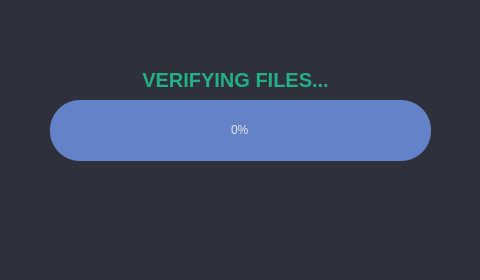
<?xml version="1.0" encoding="UTF-8"?>
<ui version="4.0">
 <class>MainWindow</class>
 <widget class="QMainWindow" name="MainWindow">
  <property name="geometry">
   <rect>
    <x>0</x>
    <y>0</y>
    <width>480</width>
    <height>280</height>
   </rect>
  </property>
  <property name="minimumSize">
   <size>
    <width>480</width>
    <height>280</height>
   </size>
  </property>
  <property name="maximumSize">
   <size>
    <width>480</width>
    <height>280</height>
   </size>
  </property>
  <property name="windowTitle">
   <string>AlphaCopy</string>
  </property>
  <property name="styleSheet">
   <string notr="true">background-color: rgb(46, 48, 59);
color:rgb(220, 220, 220);
border-radius: 10px;</string>
  </property>
  <widget class="QWidget" name="centralwidget">
   <layout class="QVBoxLayout" name="verticalLayout">
    <property name="leftMargin">
     <number>0</number>
    </property>
    <property name="topMargin">
     <number>0</number>
    </property>
    <property name="rightMargin">
     <number>0</number>
    </property>
    <property name="bottomMargin">
     <number>0</number>
    </property>
    <item>
     <widget class="QStackedWidget" name="stackedWidget">
      <property name="currentIndex">
       <number>8</number>
      </property>
      <widget class="QWidget" name="initPage">
       <widget class="QLabel" name="appTitle">
        <property name="geometry">
         <rect>
          <x>30</x>
          <y>20</y>
          <width>421</width>
          <height>61</height>
         </rect>
        </property>
        <property name="font">
         <font>
          <pointsize>30</pointsize>
         </font>
        </property>
        <property name="styleSheet">
         <string notr="true">color: rgb(33, 188, 162);</string>
        </property>
        <property name="text">
         <string>&lt;strong&gt;Alpha&lt;/strong&gt;Copy</string>
        </property>
        <property name="alignment">
         <set>Qt::AlignCenter</set>
        </property>
       </widget>
       <widget class="QLabel" name="logoLabel">
        <property name="geometry">
         <rect>
          <x>140</x>
          <y>100</y>
          <width>191</width>
          <height>81</height>
         </rect>
        </property>
        <property name="styleSheet">
         <string notr="true"/>
        </property>
        <property name="text">
         <string/>
        </property>
        <property name="alignment">
         <set>Qt::AlignCenter</set>
        </property>
       </widget>
       <widget class="QLabel" name="openSourceLb">
        <property name="geometry">
         <rect>
          <x>30</x>
          <y>70</y>
          <width>421</width>
          <height>21</height>
         </rect>
        </property>
        <property name="font">
         <font>
          <pointsize>10</pointsize>
         </font>
        </property>
        <property name="styleSheet">
         <string notr="true">color: rgb(143, 66, 231);</string>
        </property>
        <property name="text">
         <string>&lt;strong&gt;OPEN SOURCE&lt;/strong&gt; PROJECT</string>
        </property>
        <property name="alignment">
         <set>Qt::AlignCenter</set>
        </property>
       </widget>
       <widget class="QPushButton" name="startPB">
        <property name="geometry">
         <rect>
          <x>110</x>
          <y>200</y>
          <width>251</width>
          <height>61</height>
         </rect>
        </property>
        <property name="styleSheet">
         <string notr="true">QPushButton {
    background-color: qlineargradient(spread:pad, x1:0, y1:0, x2:1, y2:1, stop:0 rgba(0, 0, 0, 255), stop:0.0138249 rgba(0, 0, 0, 255), stop:0.0184332 rgba(143, 66, 231, 255), stop:0.976959 rgba(14, 218, 195, 255), stop:1 rgba(255, 255, 255, 255));
	color: rgb(200, 200, 200);
	border-style: none;
	border-radius: 30px;
	text-align: center;
}
QPushButton::pressed {
    background-color: qlineargradient(spread:pad, x1:0, y1:0, x2:1, y2:1, stop:0 rgba(222, 151, 255, 255), stop:1 rgba(54, 237, 216, 255));
	color: rgb(200, 200, 200);
	border-style: none;
	border-radius: 30px;
	text-align: center;
}</string>
        </property>
        <property name="text">
         <string>Start</string>
        </property>
        <property name="shortcut">
         <string>Return</string>
        </property>
        <property name="autoDefault">
         <bool>false</bool>
        </property>
       </widget>
      </widget>
      <widget class="QWidget" name="devNotFound">
       <widget class="QLabel" name="notFoundLb">
        <property name="geometry">
         <rect>
          <x>70</x>
          <y>50</y>
          <width>351</width>
          <height>41</height>
         </rect>
        </property>
        <property name="sizePolicy">
         <sizepolicy hsizetype="Fixed" vsizetype="Preferred">
          <horstretch>0</horstretch>
          <verstretch>0</verstretch>
         </sizepolicy>
        </property>
        <property name="font">
         <font>
          <pointsize>15</pointsize>
         </font>
        </property>
        <property name="styleSheet">
         <string notr="true">color: rgb(255, 0, 4);</string>
        </property>
        <property name="text">
         <string>&lt;html&gt;&lt;head/&gt;&lt;body&gt;&lt;p&gt;&lt;span style=&quot; font-weight:600;&quot;&gt;DEVICES NOT FOUND!&lt;/span&gt;&lt;/p&gt;&lt;/body&gt;&lt;/html&gt;</string>
        </property>
        <property name="alignment">
         <set>Qt::AlignCenter</set>
        </property>
       </widget>
       <widget class="QPushButton" name="scanAgainPB">
        <property name="geometry">
         <rect>
          <x>110</x>
          <y>100</y>
          <width>251</width>
          <height>61</height>
         </rect>
        </property>
        <property name="styleSheet">
         <string notr="true">QPushButton {
    background-color: qlineargradient(spread:pad, x1:0, y1:0, x2:1, y2:1, stop:0 rgba(0, 0, 0, 255), stop:0.0138249 rgba(0, 0, 0, 255), stop:0.0184332 rgba(143, 66, 231, 255), stop:0.976959 rgba(14, 218, 195, 255), stop:1 rgba(255, 255, 255, 255));
	color: rgb(200, 200, 200);
	border-style: none;
	border-radius: 30px;
	text-align: center;
}
QPushButton::pressed {
    background-color: qlineargradient(spread:pad, x1:0, y1:0, x2:1, y2:1, stop:0 rgba(222, 151, 255, 255), stop:1 rgba(54, 237, 216, 255));
	color: rgb(200, 200, 200);
	border-style: none;
	border-radius: 30px;
	text-align: center;
}</string>
        </property>
        <property name="text">
         <string>Scan Again?</string>
        </property>
        <property name="shortcut">
         <string>Return</string>
        </property>
        <property name="autoDefault">
         <bool>false</bool>
        </property>
       </widget>
       <widget class="QLabel" name="notFoundDescriptionLb">
        <property name="geometry">
         <rect>
          <x>60</x>
          <y>100</y>
          <width>331</width>
          <height>17</height>
         </rect>
        </property>
        <property name="font">
         <font>
          <pointsize>11</pointsize>
         </font>
        </property>
        <property name="styleSheet">
         <string notr="true">color: rgb(237, 51, 59);</string>
        </property>
        <property name="text">
         <string/>
        </property>
        <property name="alignment">
         <set>Qt::AlignCenter</set>
        </property>
       </widget>
       <zorder>notFoundLb</zorder>
       <zorder>notFoundDescriptionLb</zorder>
       <zorder>scanAgainPB</zorder>
      </widget>
      <widget class="QWidget" name="foundDevs">
       <widget class="QLabel" name="foundDevicesLb">
        <property name="geometry">
         <rect>
          <x>30</x>
          <y>40</y>
          <width>421</width>
          <height>31</height>
         </rect>
        </property>
        <property name="font">
         <font>
          <pointsize>15</pointsize>
         </font>
        </property>
        <property name="styleSheet">
         <string notr="true">color: rgb(35, 175, 136);</string>
        </property>
        <property name="text">
         <string>&lt;strong&gt;FOUND DEVICES</string>
        </property>
        <property name="alignment">
         <set>Qt::AlignCenter</set>
        </property>
       </widget>
       <widget class="QLabel" name="arrowLb">
        <property name="geometry">
         <rect>
          <x>200</x>
          <y>90</y>
          <width>79</width>
          <height>51</height>
         </rect>
        </property>
        <property name="font">
         <font>
          <pointsize>40</pointsize>
         </font>
        </property>
        <property name="styleSheet">
         <string notr="true">color: rgb(35, 175, 136);</string>
        </property>
        <property name="text">
         <string>&gt;</string>
        </property>
        <property name="alignment">
         <set>Qt::AlignCenter</set>
        </property>
       </widget>
       <widget class="QLineEdit" name="sdLE">
        <property name="enabled">
         <bool>false</bool>
        </property>
        <property name="geometry">
         <rect>
          <x>60</x>
          <y>150</y>
          <width>113</width>
          <height>27</height>
         </rect>
        </property>
        <property name="font">
         <font>
          <pointsize>8</pointsize>
         </font>
        </property>
        <property name="styleSheet">
         <string notr="true">QLineEdit {
	
	color: rgb(200, 200, 200);
	background-color: rgb(46, 48, 69);

}</string>
        </property>
        <property name="text">
         <string/>
        </property>
        <property name="alignment">
         <set>Qt::AlignCenter</set>
        </property>
        <property name="placeholderText">
         <string>SD Label</string>
        </property>
       </widget>
       <widget class="QPushButton" name="makeCopyPB">
        <property name="geometry">
         <rect>
          <x>110</x>
          <y>200</y>
          <width>251</width>
          <height>61</height>
         </rect>
        </property>
        <property name="styleSheet">
         <string notr="true">QPushButton {
    background-color: qlineargradient(spread:pad, x1:0, y1:0, x2:1, y2:1, stop:0 rgba(0, 0, 0, 255), stop:0.0138249 rgba(0, 0, 0, 255), stop:0.0184332 rgba(143, 66, 231, 255), stop:0.976959 rgba(14, 218, 195, 255), stop:1 rgba(255, 255, 255, 255));
	color: rgb(200, 200, 200);
	border-style: none;
	border-radius: 30px;
	text-align: center;
}
QPushButton::pressed {
    background-color: qlineargradient(spread:pad, x1:0, y1:0, x2:1, y2:1, stop:0 rgba(222, 151, 255, 255), stop:1 rgba(54, 237, 216, 255));
	color: rgb(200, 200, 200);
	border-style: none;
	border-radius: 30px;
	text-align: center;
}</string>
        </property>
        <property name="text">
         <string>Make Copy</string>
        </property>
        <property name="shortcut">
         <string>Return</string>
        </property>
       </widget>
       <widget class="QLineEdit" name="hddLE">
        <property name="enabled">
         <bool>false</bool>
        </property>
        <property name="geometry">
         <rect>
          <x>290</x>
          <y>150</y>
          <width>113</width>
          <height>27</height>
         </rect>
        </property>
        <property name="font">
         <font>
          <pointsize>8</pointsize>
         </font>
        </property>
        <property name="styleSheet">
         <string notr="true">QLineEdit {
	
	color: rgb(200, 200, 200);
	background-color: rgb(46, 48, 69);

}</string>
        </property>
        <property name="text">
         <string/>
        </property>
        <property name="alignment">
         <set>Qt::AlignCenter</set>
        </property>
        <property name="placeholderText">
         <string>HDD Label</string>
        </property>
       </widget>
       <widget class="QLabel" name="sdIconLb">
        <property name="geometry">
         <rect>
          <x>63</x>
          <y>80</y>
          <width>101</width>
          <height>61</height>
         </rect>
        </property>
        <property name="text">
         <string/>
        </property>
        <property name="alignment">
         <set>Qt::AlignCenter</set>
        </property>
       </widget>
       <widget class="QLabel" name="hddIconLb">
        <property name="geometry">
         <rect>
          <x>300</x>
          <y>80</y>
          <width>91</width>
          <height>61</height>
         </rect>
        </property>
        <property name="text">
         <string/>
        </property>
        <property name="alignment">
         <set>Qt::AlignCenter</set>
        </property>
       </widget>
      </widget>
      <widget class="QWidget" name="progBar">
       <widget class="QLabel" name="copyingFileLb">
        <property name="geometry">
         <rect>
          <x>40</x>
          <y>60</y>
          <width>401</width>
          <height>41</height>
         </rect>
        </property>
        <property name="font">
         <font>
          <pointsize>15</pointsize>
         </font>
        </property>
        <property name="styleSheet">
         <string notr="true">color: rgb(35, 175, 136);</string>
        </property>
        <property name="text">
         <string>&lt;strong&gt;COPYING FILES...</string>
        </property>
        <property name="alignment">
         <set>Qt::AlignCenter</set>
        </property>
       </widget>
       <widget class="QProgressBar" name="copyProgrB">
        <property name="geometry">
         <rect>
          <x>50</x>
          <y>100</y>
          <width>381</width>
          <height>61</height>
         </rect>
        </property>
        <property name="styleSheet">
         <string notr="true">QProgressBar {
	background-color: rgb(100, 130, 200);
	color: rgb(230, 230, 230);
	border-style: none;
	border-radius: 30px;
	text-align: center;
}
QProgressBar::chunk{
	border-radius: 35px;
	background-color: qlineargradient(spread:pad, x1:0, y1:0, x2:1, y2:1, stop:0 rgba(0, 0, 0, 255), stop:0.0138249 rgba(0, 0, 0, 255), stop:0.0184332 rgba(143, 66, 231, 255), stop:0.976959 rgba(14, 218, 195, 255), stop:1 rgba(255, 255, 255, 255));
}</string>
        </property>
        <property name="minimum">
         <number>0</number>
        </property>
        <property name="maximum">
         <number>8</number>
        </property>
        <property name="value">
         <number>0</number>
        </property>
        <property name="format">
         <string>%p%</string>
        </property>
       </widget>
       <widget class="QPushButton" name="abortCopyPB">
        <property name="geometry">
         <rect>
          <x>110</x>
          <y>200</y>
          <width>251</width>
          <height>61</height>
         </rect>
        </property>
        <property name="styleSheet">
         <string notr="true">QPushButton {
    background-color: qlineargradient(spread:pad, x1:0, y1:0, x2:1, y2:1, stop:0 rgba(0, 0, 0, 255), stop:0.0138249 rgba(0, 0, 0, 255), stop:0.0184332 rgba(143, 66, 231, 255), stop:0.976959 rgba(14, 218, 195, 255), stop:1 rgba(255, 255, 255, 255));
	color: rgb(255, 0, 4);
	border-style: none;
	border-radius: 30px;
	text-align: center;
}
QPushButton::pressed {
    background-color: qlineargradient(spread:pad, x1:0, y1:0, x2:1, y2:1, stop:0 rgba(222, 151, 255, 255), stop:1 rgba(54, 237, 216, 255));
	color: rgb(255, 38, 0);
	border-style: none;
	border-radius: 30px;
	text-align: center;
}</string>
        </property>
        <property name="text">
         <string>ABORT!!!</string>
        </property>
        <property name="shortcut">
         <string>Return</string>
        </property>
       </widget>
      </widget>
      <widget class="QWidget" name="successCopy">
       <widget class="QLabel" name="succesfulLb">
        <property name="geometry">
         <rect>
          <x>60</x>
          <y>60</y>
          <width>351</width>
          <height>41</height>
         </rect>
        </property>
        <property name="font">
         <font>
          <pointsize>15</pointsize>
         </font>
        </property>
        <property name="styleSheet">
         <string notr="true">color: rgb(35, 175, 136);</string>
        </property>
        <property name="text">
         <string>&lt;STRONG&gt;SUCCESFUL COPY</string>
        </property>
        <property name="alignment">
         <set>Qt::AlignCenter</set>
        </property>
       </widget>
       <widget class="QPushButton" name="donePB">
        <property name="geometry">
         <rect>
          <x>110</x>
          <y>100</y>
          <width>251</width>
          <height>61</height>
         </rect>
        </property>
        <property name="styleSheet">
         <string notr="true">QPushButton {
    background-color: qlineargradient(spread:pad, x1:0, y1:0, x2:1, y2:1, stop:0 rgba(0, 0, 0, 255), stop:0.0138249 rgba(0, 0, 0, 255), stop:0.0184332 rgba(143, 66, 231, 255), stop:0.976959 rgba(14, 218, 195, 255), stop:1 rgba(255, 255, 255, 255));
	color: rgb(200, 200, 200);
	border-style: none;
	border-radius: 30px;
	text-align: center;
}
QPushButton::pressed {
    background-color: qlineargradient(spread:pad, x1:0, y1:0, x2:1, y2:1, stop:0 rgba(222, 151, 255, 255), stop:1 rgba(54, 237, 216, 255));
	color: rgb(200, 200, 200);
	border-style: none;
	border-radius: 30px;
	text-align: center;
}</string>
        </property>
        <property name="text">
         <string>Done</string>
        </property>
        <property name="shortcut">
         <string>Return</string>
        </property>
       </widget>
      </widget>
      <widget class="QWidget" name="errorsFound">
       <widget class="QPushButton" name="errorDonePB">
        <property name="geometry">
         <rect>
          <x>110</x>
          <y>100</y>
          <width>251</width>
          <height>61</height>
         </rect>
        </property>
        <property name="styleSheet">
         <string notr="true">QPushButton {
    background-color: qlineargradient(spread:pad, x1:0, y1:0, x2:1, y2:1, stop:0 rgba(0, 0, 0, 255), stop:0.0138249 rgba(0, 0, 0, 255), stop:0.0184332 rgba(143, 66, 231, 255), stop:0.976959 rgba(14, 218, 195, 255), stop:1 rgba(255, 255, 255, 255));
	color: rgb(255, 0, 4);
	border-style: none;
	border-radius: 30px;
	text-align: center;
}
QPushButton::pressed {
    background-color: qlineargradient(spread:pad, x1:0, y1:0, x2:1, y2:1, stop:0 rgba(222, 151, 255, 255), stop:1 rgba(54, 237, 216, 255));
	color: rgb(200, 200, 200);
	border-style: none;
	border-radius: 30px;
	text-align: center;
}</string>
        </property>
        <property name="text">
         <string>Done!</string>
        </property>
        <property name="shortcut">
         <string>Return</string>
        </property>
       </widget>
       <widget class="QLabel" name="errorsFoundLb">
        <property name="geometry">
         <rect>
          <x>40</x>
          <y>60</y>
          <width>401</width>
          <height>41</height>
         </rect>
        </property>
        <property name="font">
         <font>
          <pointsize>15</pointsize>
         </font>
        </property>
        <property name="styleSheet">
         <string notr="true">color: rgb(255, 0, 4);</string>
        </property>
        <property name="text">
         <string>&lt;html&gt;&lt;head/&gt;&lt;body&gt;&lt;p&gt;&lt;span style=&quot; font-weight:600;&quot;&gt;ERRORS FOUND!&lt;/span&gt;&lt;/p&gt;&lt;/body&gt;&lt;/html&gt;</string>
        </property>
        <property name="alignment">
         <set>Qt::AlignCenter</set>
        </property>
       </widget>
       <zorder>errorsFoundLb</zorder>
       <zorder>errorDonePB</zorder>
      </widget>
      <widget class="QWidget" name="ejectDevs">
       <widget class="QPushButton" name="ejectPB">
        <property name="geometry">
         <rect>
          <x>110</x>
          <y>100</y>
          <width>251</width>
          <height>61</height>
         </rect>
        </property>
        <property name="styleSheet">
         <string notr="true">QPushButton {
    background-color: qlineargradient(spread:pad, x1:0, y1:0, x2:1, y2:1, stop:0 rgba(0, 0, 0, 255), stop:0.0138249 rgba(0, 0, 0, 255), stop:0.0184332 rgba(143, 66, 231, 255), stop:0.976959 rgba(14, 218, 195, 255), stop:1 rgba(255, 255, 255, 255));
	color: rgb(200, 200, 200);
	border-style: none;
	border-radius: 30px;
	text-align: center;
}
QPushButton::pressed {
    background-color: qlineargradient(spread:pad, x1:0, y1:0, x2:1, y2:1, stop:0 rgba(222, 151, 255, 255), stop:1 rgba(54, 237, 216, 255));
	color: rgb(200, 200, 200);
	border-style: none;
	border-radius: 30px;
	text-align: center;
}</string>
        </property>
        <property name="text">
         <string>Eject Devices</string>
        </property>
        <property name="shortcut">
         <string>Return</string>
        </property>
       </widget>
      </widget>
      <widget class="QWidget" name="newCopy">
       <widget class="QPushButton" name="newCoyPB">
        <property name="geometry">
         <rect>
          <x>110</x>
          <y>100</y>
          <width>251</width>
          <height>61</height>
         </rect>
        </property>
        <property name="styleSheet">
         <string notr="true">QPushButton {
    background-color: qlineargradient(spread:pad, x1:0, y1:0, x2:1, y2:1, stop:0 rgba(0, 0, 0, 255), stop:0.0138249 rgba(0, 0, 0, 255), stop:0.0184332 rgba(143, 66, 231, 255), stop:0.976959 rgba(14, 218, 195, 255), stop:1 rgba(255, 255, 255, 255));
	color: rgb(200, 200, 200);
	border-style: none;
	border-radius: 30px;
	text-align: center;
}
QPushButton::pressed {
    background-color: qlineargradient(spread:pad, x1:0, y1:0, x2:1, y2:1, stop:0 rgba(222, 151, 255, 255), stop:1 rgba(54, 237, 216, 255));
	color: rgb(200, 200, 200);
	border-style: none;
	border-radius: 30px;
	text-align: center;
}</string>
        </property>
        <property name="text">
         <string>Make New Copy</string>
        </property>
        <property name="shortcut">
         <string>Return</string>
        </property>
       </widget>
       <widget class="QLabel" name="ejectedLb">
        <property name="geometry">
         <rect>
          <x>30</x>
          <y>60</y>
          <width>421</width>
          <height>41</height>
         </rect>
        </property>
        <property name="font">
         <font>
          <pointsize>15</pointsize>
         </font>
        </property>
        <property name="styleSheet">
         <string notr="true">color: rgb(35, 175, 136);</string>
        </property>
        <property name="text">
         <string>&lt;html&gt;&lt;head/&gt;&lt;body&gt;&lt;p&gt;&lt;span style=&quot; font-weight:600;&quot;&gt;EJECTED DEVICES&lt;/span&gt;&lt;/p&gt;&lt;/body&gt;&lt;/html&gt;</string>
        </property>
        <property name="alignment">
         <set>Qt::AlignCenter</set>
        </property>
       </widget>
       <zorder>ejectedLb</zorder>
       <zorder>newCoyPB</zorder>
      </widget>
      <widget class="QWidget" name="verifying">
       <widget class="QProgressBar" name="verifyingProgrB">
        <property name="geometry">
         <rect>
          <x>50</x>
          <y>100</y>
          <width>381</width>
          <height>61</height>
         </rect>
        </property>
        <property name="styleSheet">
         <string notr="true">QProgressBar {
	background-color: rgb(100, 130, 200);
	color: rgb(230, 230, 230);
	border-style: none;
	border-radius: 30px;
	text-align: center;
}
QProgressBar::chunk{
	border-radius: 35px;
	background-color: qlineargradient(spread:pad, x1:0, y1:0, x2:1, y2:1, stop:0 rgba(0, 0, 0, 255), stop:0.0138249 rgba(0, 0, 0, 255), stop:0.0184332 rgba(143, 66, 231, 255), stop:0.976959 rgba(14, 218, 195, 255), stop:1 rgba(255, 255, 255, 255));
}</string>
        </property>
        <property name="minimum">
         <number>0</number>
        </property>
        <property name="maximum">
         <number>8</number>
        </property>
        <property name="value">
         <number>0</number>
        </property>
        <property name="format">
         <string>%p%</string>
        </property>
       </widget>
       <widget class="QLabel" name="verifyingLb">
        <property name="geometry">
         <rect>
          <x>70</x>
          <y>60</y>
          <width>331</width>
          <height>41</height>
         </rect>
        </property>
        <property name="font">
         <font>
          <pointsize>15</pointsize>
         </font>
        </property>
        <property name="styleSheet">
         <string notr="true">color: rgb(35, 175, 136);</string>
        </property>
        <property name="text">
         <string>&lt;html&gt;&lt;head/&gt;&lt;body&gt;&lt;p&gt;&lt;span style=&quot; font-weight:700;&quot;&gt;VERIFYING FILES...&lt;/span&gt;&lt;/p&gt;&lt;/body&gt;&lt;/html&gt;</string>
        </property>
        <property name="alignment">
         <set>Qt::AlignCenter</set>
        </property>
       </widget>
       <zorder>verifyingLb</zorder>
       <zorder>verifyingProgrB</zorder>
      </widget>
     </widget>
    </item>
   </layout>
  </widget>
 </widget>
 <resources/>
 <connections>
  <connection>
   <sender>scanAgainPB</sender>
   <signal>clicked()</signal>
   <receiver>MainWindow</receiver>
   <slot>scan()</slot>
   <hints>
    <hint type="sourcelabel">
     <x>234</x>
     <y>169</y>
    </hint>
    <hint type="destinationlabel">
     <x>239</x>
     <y>139</y>
    </hint>
   </hints>
  </connection>
  <connection>
   <sender>makeCopyPB</sender>
   <signal>clicked()</signal>
   <receiver>MainWindow</receiver>
   <slot>copy()</slot>
   <hints>
    <hint type="sourcelabel">
     <x>224</x>
     <y>195</y>
    </hint>
    <hint type="destinationlabel">
     <x>475</x>
     <y>223</y>
    </hint>
   </hints>
  </connection>
  <connection>
   <sender>ejectPB</sender>
   <signal>clicked()</signal>
   <receiver>MainWindow</receiver>
   <slot>eject()</slot>
   <hints>
    <hint type="sourcelabel">
     <x>225</x>
     <y>120</y>
    </hint>
    <hint type="destinationlabel">
     <x>479</x>
     <y>189</y>
    </hint>
   </hints>
  </connection>
  <connection>
   <sender>donePB</sender>
   <signal>clicked()</signal>
   <receiver>MainWindow</receiver>
   <slot>done()</slot>
   <hints>
    <hint type="sourcelabel">
     <x>253</x>
     <y>135</y>
    </hint>
    <hint type="destinationlabel">
     <x>480</x>
     <y>153</y>
    </hint>
   </hints>
  </connection>
  <connection>
   <sender>startPB</sender>
   <signal>clicked()</signal>
   <receiver>MainWindow</receiver>
   <slot>scan()</slot>
   <hints>
    <hint type="sourcelabel">
     <x>249</x>
     <y>218</y>
    </hint>
    <hint type="destinationlabel">
     <x>300</x>
     <y>331</y>
    </hint>
   </hints>
  </connection>
  <connection>
   <sender>errorDonePB</sender>
   <signal>clicked()</signal>
   <receiver>MainWindow</receiver>
   <slot>done()</slot>
   <hints>
    <hint type="sourcelabel">
     <x>250</x>
     <y>150</y>
    </hint>
    <hint type="destinationlabel">
     <x>224</x>
     <y>540</y>
    </hint>
   </hints>
  </connection>
  <connection>
   <sender>abortCopyPB</sender>
   <signal>clicked()</signal>
   <receiver>MainWindow</receiver>
   <slot>abort_copy()</slot>
   <hints>
    <hint type="sourcelabel">
     <x>276</x>
     <y>231</y>
    </hint>
    <hint type="destinationlabel">
     <x>293</x>
     <y>407</y>
    </hint>
   </hints>
  </connection>
 </connections>
 <slots>
  <slot>scan()</slot>
  <slot>copy()</slot>
  <slot>done()</slot>
  <slot>return_to_main_page()</slot>
  <slot>eject()</slot>
  <slot>abort_copy()</slot>
 </slots>
</ui>
